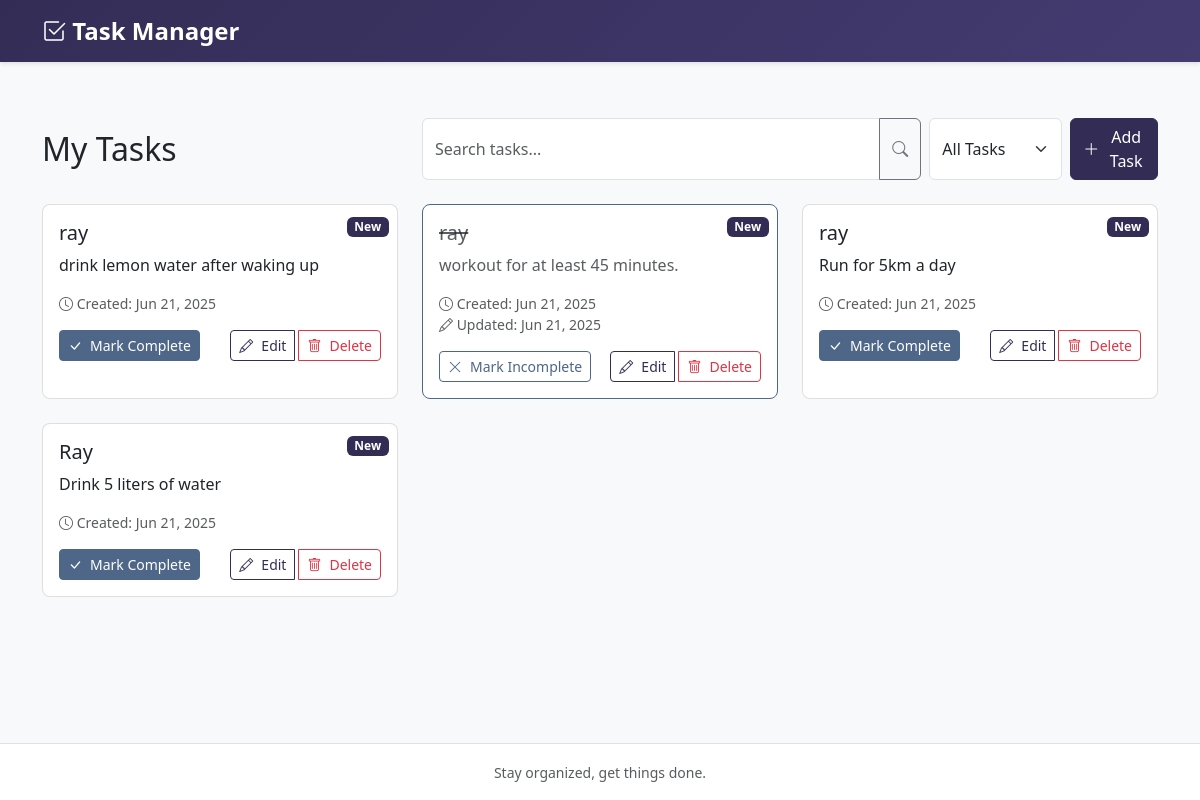
The page / on the database its author committed.
### todo/models.py (models this page shows, shortened)
class Todo(models.Model):
    title = models.CharField(
        max_length=200,
        validators=[MinLengthValidator(3, "Title must be at least 3 characters long")]
    )
    description = models.TextField(
        blank=True,
        help_text="Add any additional details about the task"
    )
    completed = models.BooleanField(
        default=False,
        help_text="Mark if the task is completed"
    )
    created_at = models.DateTimeField(auto_now_add=True)
    updated_at = models.DateTimeField(auto_now=True)
    def is_recently_created(self):
        from django.utils import timezone
        return (timezone.now() - self.created_at).days < 1
    class Meta:
        ordering = ['-created_at']
        verbose_name = "Task"
        verbose_name_plural = "Tasks"

### todo/views.py (the view)
# urls.py: path('', views.TodoListView.as_view(), name='todo_list'),
class TodoListView(ListView):
    model = Todo
    template_name = 'todo/todo_list.html'
    context_object_name = 'todos'
    paginate_by = 9  # Show 9 tasks per page (3x3 grid)
    def get_queryset(self):
        queryset = super().get_queryset()
        search_query = self.request.GET.get('search')
        filter_status = self.request.GET.get('status')
        if search_query:
            queryset = queryset.filter(
                Q(title__icontains=search_query) |
                Q(description__icontains=search_query)
            )
        if filter_status:
            if filter_status == 'completed':
                queryset = queryset.filter(completed=True)
            elif filter_status == 'pending':
                queryset = queryset.filter(completed=False)
        return queryset
    def get_context_data(self, **kwargs):
        context = super().get_context_data(**kwargs)
        context['search_query'] = self.request.GET.get('search', '')
        context['current_status'] = self.request.GET.get('status', '')
        return context

### todo/templates/todo/todo_list.html (shortened to what this page needs)
{% extends 'todo/base.html' %}
{% block content %}
<div class="container py-4">
    <div class="row mb-4 align-items-center">
        <div class="col-md-4">
            <h1 class="h2 mb-0">My Tasks</h1>
        </div>
        <div class="col-md-8">
            <form method="get" class="d-flex gap-2">
                <div class="input-group">
                    <input type="text" name="search" class="form-control" placeholder="Search tasks..." value="{{ search_query }}">
                    <button class="btn btn-outline-secondary" type="submit">
                        <i class="bi bi-search"></i>
                    </button>
                </div>
                <select name="status" class="form-select" style="width: auto;" onchange="this.form.submit()">
                    <option value="">All Tasks</option>
                </select>
                <a href="{% url 'todo_create' %}" class="btn btn-primary">
                    <i class="bi bi-plus-lg"></i> Add Task
                </a>
            </form>
        </div>
    </div>
    {% if todos %}
        <div class="row">
            {% for todo in todos %}
                <div class="col-md-6 col-lg-4 mb-4">
                    <div class="card h-100 {% if todo.completed %}border-success{% endif %} position-relative">
                        {% if todo.is_recently_created %}
                            <div class="position-absolute top-0 end-0 mt-2 me-2">
                                <span class="badge" style="background-color: var(--primary-color);">New</span>
                            </div>
                        {% endif %}
                        <div class="card-body">
                            <h5 class="card-title {% if todo.completed %}text-decoration-line-through text-muted{% endif %}">
                                {{ todo.title }}
                            </h5>
                            <p class="card-text {% if todo.completed %}text-muted{% endif %}">
                                {{ todo.description|default:"No description provided." }}
                            </p>
                            <div class="text-muted small mb-3">
                                <i class="bi bi-clock"></i> Created: {{ todo.created_at|date:"M d, Y" }}
                                {% if todo.updated_at != todo.created_at %}
                                    <br>
                                    <i class="bi bi-pencil"></i> Updated: {{ todo.updated_at|date:"M d, Y" }}
                                {% endif %}
                            </div>
                            <div class="d-flex justify-content-between align-items-center">
                                <form action="{% url 'todo_toggle' todo.pk %}" method="post" class="d-inline">
                                    <button type="submit" class="btn btn-sm {% if todo.completed %}btn-outline-success{% else %}btn-success{% endif %}">
                                        {% if todo.completed %}
                                            <i class="bi bi-x-lg"></i> Mark Incomplete
                                        {% else %}
                                            <i class="bi bi-check-lg"></i> Mark Complete
                                        {% endif %}
                                    </button>
                                </form>
                                <div class="btn-group">
                                    <a href="{% url 'todo_update' todo.pk %}" class="btn btn-sm btn-outline-primary">
                                        <i class="bi bi-pencil"></i> Edit
                                    </a>
                                    <a href="{% url 'todo_delete' todo.pk %}" class="btn btn-sm btn-outline-danger">
                                        <i class="bi bi-trash"></i> Delete
                                    </a>
                                </div>
                            </div>
                        </div>
                    </div>
                </div>
            {% endfor %}
        </div>
    {% endif %}
</div>
{% endblock %}

### todo/templates/todo/base.html (shortened to what this page needs)
<!DOCTYPE html>
<html lang="en">
<head>
    <link href="https://cdn.jsdelivr.net/npm/bootstrap@5.3.0/dist/css/bootstrap.min.css" rel="stylesheet">
    <link rel="stylesheet" href="https://cdn.jsdelivr.net/npm/bootstrap-icons@1.11.3/font/bootstrap-icons.css">
</head>
<body>
    <nav class="navbar navbar-expand-lg navbar-dark">
        <div class="container">
            <a class="navbar-brand" href="{% url 'todo_list' %}">
                <i class="bi bi-check2-square"></i>
                Task Manager
            </a>
        </div>
    </nav>
    <div class="main-content">
        {% block content %}
        {% endblock %}
    </div>
    <footer class="footer text-center text-muted">
        <div class="container">
            <small>Stay organized, get things done.</small>
        </div>
    </footer>
</body>
</html>

### todo/templates/todo/base.html (style rules this page uses)
:root { --primary-color: #332D56; --primary-hover: #443b71; --success-color: #4E6688; --success-hover: #3d5066; }
body { min-height: 100vh; display: flex; flex-direction: column; background-color: #f8f9fa; }
.navbar { box-shadow: 0 2px 4px rgba(0,0,0,.1); background: linear-gradient(135deg, var(--primary-color), var(--primary-hover)) !important; }
.navbar-brand { font-size: 1.5rem; font-weight: 600; }
.main-content { flex: 1; padding: 2rem 0; }
.footer { margin-top: auto; padding: 1rem 0; background-color: #fff; border-top: 1px solid #dee2e6; }
.btn { display: inline-flex; align-items: center; gap: 0.5rem; }
.card { background-color: #fff; border: 1px solid rgba(0,0,0,.125); border-radius: .5rem; }
.btn-primary { background-color: var(--primary-color) !important; border-color: var(--primary-color) !important; }
.btn-outline-primary { color: var(--primary-color) !important; border-color: var(--primary-color) !important; }
.btn-success { background-color: var(--success-color) !important; border-color: var(--success-color) !important; }
.btn-outline-success { color: var(--success-color) !important; border-color: var(--success-color) !important; }
.border-success { border-color: var(--success-color) !important; }

### todo/templates/todo/todo_list.html (style rules this page uses)
.card { transition: transform 0.2s ease, box-shadow 0.2s ease; }
.btn-group .btn:not(:last-child) { margin-right: 0.25rem; }

### rows shown on the page
Todo: shows "New", title "ray", description "drink lemon water after waking up", created_at "Jun 21, 2025", completed False (drawn)
Todo: shows "New", title "ray", description "workout for at least 45 minutes.", created_at "Jun 21, 2025", updated_at "Jun 21, 2025", completed True (drawn)
Todo: shows "New", title "ray", description "Run for 5km a day", created_at "Jun 21, 2025", completed False (drawn)
Todo: shows "New", title "Ray", description "Drink 5 liters of water", created_at "Jun 21, 2025", completed False (drawn)
